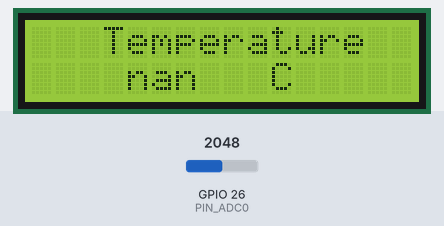
Bench run of a sketch on a simulated ESP32. On the bench: 16×2 character LCD. The inputs (shaded band) are chosen by the test bench; at power-on: GPIO 26 (PIN_ADC0) = 2048. What the sketch prints to the serial monitor is not drawn.

Above: at 1.2 s.
1.3 s: GPIO 26 (PIN_ADC0) set to 1083
3.2 s: GPIO 26 (PIN_ADC0) set to 957
At 5.3 s:
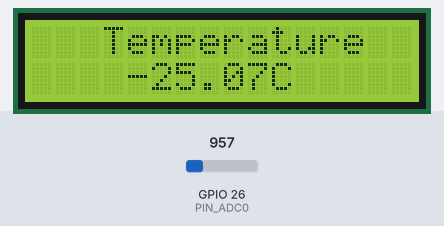
5.6 s: GPIO 26 (PIN_ADC0) set to 491
At 7.5 s:
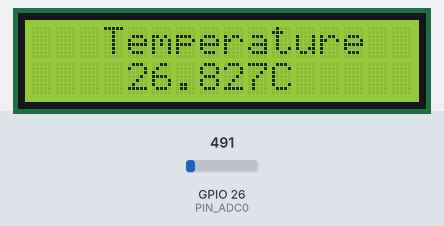
Timing chart, 0 to 9.0 s (numbered marks = the images above; inputs shaded):
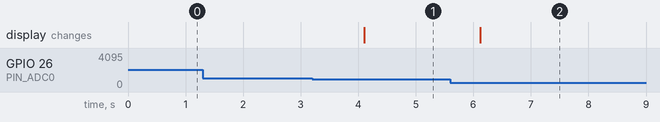

The sketch:

Project_10_LCD1602_Show_Temperature.ino
```cpp
#include <LiquidCrystal_I2C.h>
#define PIN_ADC0   26
LiquidCrystal_I2C lcd(0x27,16,2);
void setup()
{
  Serial.begin(9600);
  lcd.init();                     // LCD driver initialization
  lcd.backlight();                // Open the backlight
  lcd.setCursor(3,0);             // Move the cursor to row 0, column 0
  lcd.print("Temperature");       // The print content is displayed on the LCD
}

void loop()
{
  int adcValue = analogRead(PIN_ADC0);                            //read ADC pin
  double voltage = (float)adcValue / 1023.0 * 3.3;                // calculate voltage
  double Rt = 10 * voltage / (3.3 - voltage);                     //calculate resistance value of thermistor
  double tempK = 1 / (1 / (273.15 + 25) + log(Rt / 10) / 3950.0); //calculate temperature (Kelvin)
  double tempC = tempK - 273.15;                                  //calculate temperature (Celsius)
  lcd.setCursor(4,1);             // Move the cursor to row 1, column 5
  lcd.print(tempC);
  Serial.println(tempC);
  lcd.setCursor(10,1);
  lcd.print("C");
  delay(1000);
}
```

Measured:
- the behaviour switches between 1024 and 1023 on GPIO 26 (PIN_ADC0) (found by bisection; images 0 and 1)
- after the input at 1.3 s, every drawn part: stays the same
- after the input at 3.2 s, the display: changes after 0.91 s (image 1)
- after the input at 5.6 s, the display: changes after 0.52 s (image 2)
